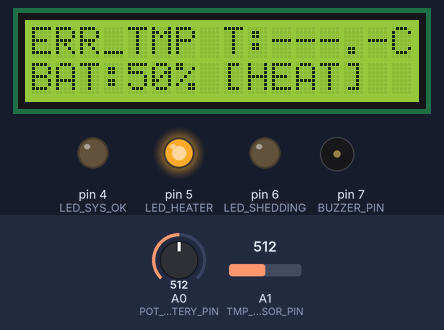
The sketch below on a simulated Arduino Uno, built with avr-gcc and run on an emulated ATmega328P. On the bench: 16×2 character LCD, output pins drawn as LEDs (lit = HIGH), buzzer (waves = sounding). Dashed ring = blinking. The test bench sets the inputs (shaded band); at power-on: A1 (TMP_SENSOR_PIN) = 512, A0 (POT_BATTERY_PIN) = 512.

Above: at 1.89 s.
2.3 s: A1 (TMP_SENSOR_PIN) set to 374
5.3 s: A1 (TMP_SENSOR_PIN) set to 341
At 6.39 s:
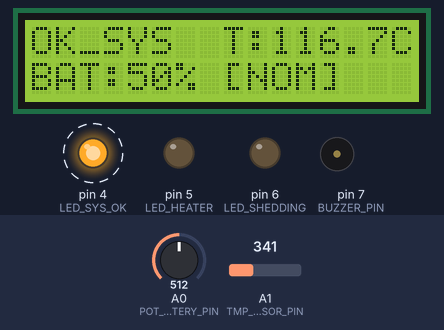
7.6 s: A0 (POT_BATTERY_PIN) set to 407
At 9.4 s:
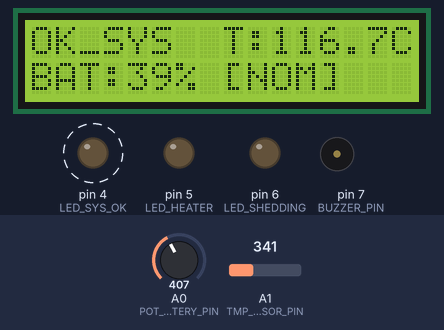
9.6 s: A0 (POT_BATTERY_PIN) set to 387
At 10.39 s:
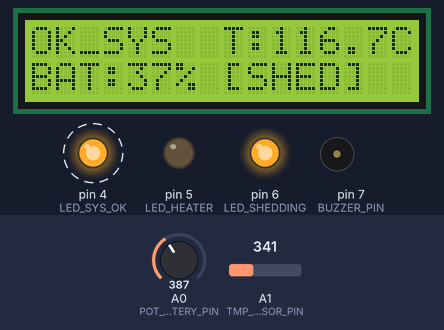
12.1 s: A1 (TMP_SENSOR_PIN) set to 511
At 12.89 s:
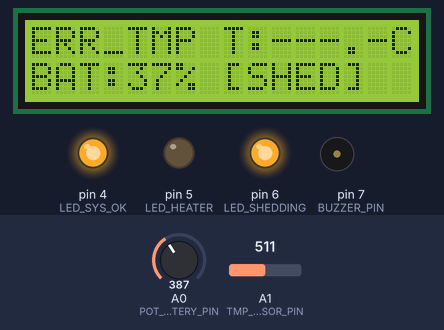
14.6 s: A0 (POT_BATTERY_PIN) set to 511
At 15.39 s:
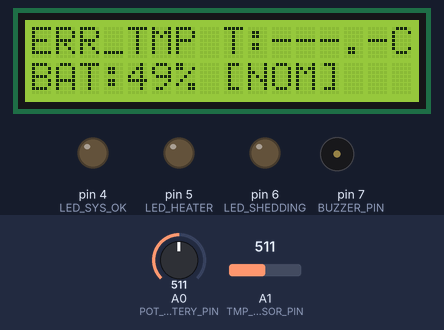
Timing chart, 0 to 18.1 s (numbered marks = the images above; inputs shaded):
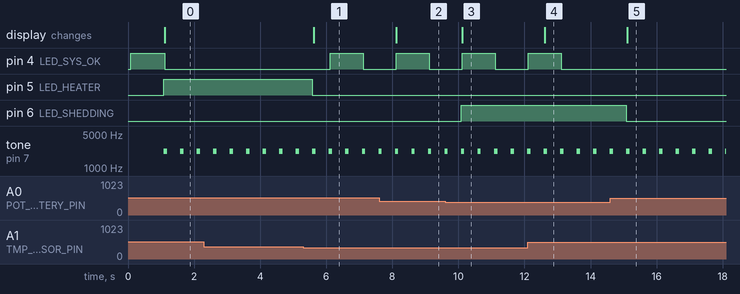

Measured:
- the behaviour switches between 359 and 358 on A1 (TMP_SENSOR_PIN) (found by bisection; images 0 and 1)
- the behaviour switches between 400 and 399 on A0 (POT_BATTERY_PIN) (found by bisection; images 2 and 3)
- after the input at 5.3 s, pin 4 (LED_SYS_OK): LOW → HIGH after 0.81 s, → LOW 1.0 s later; pin 5 (LED_HEATER): HIGH → LOW after 0.28 s; the display: changes after 0.31 s (image 1)
- after the input at 7.6 s, the display: changes after 0.52 s (image 2)
- after the input at 9.6 s, pin 6 (LED_SHEDDING): LOW → HIGH after 0.48 s; the display: changes after 0.52 s (image 3)
- after the input at 12.1 s, pin 4 (LED_SYS_OK): goes on until 13.1 s, then stays LOW; the display: changes after 0.51 s (image 4)
- after the input at 14.6 s, pin 6 (LED_SHEDDING): HIGH → LOW after 0.48 s; the display: changes after 0.51 s (image 5)
- by itself, tone on pin 7 (BUZZER_PIN): alternates 2200 Hz for 0.10 s and silent for 0.40 s

The sketch:

main.ino
```cpp
/**
 * @file MissionCritical_Tinkercad_TMP36.ino
 * @brief Sistema de Missão Crítica adaptado especificamente para o ecossistema Tinkercad.
 * @author Senior Software Engineer
 */

#include <Wire.h>
#include <LiquidCrystal_I2C.h>

// --- Definições de Hardware ---
#define POT_BATTERY_PIN A0
#define TMP_SENSOR_PIN   A1

#define LED_SYS_OK   4
#define LED_HEATER   5
#define LED_SHEDDING 6
#define BUZZER_PIN   7

// --- Constantes de Operação (Ajustadas para o ambiente do Tinkercad) ---
const float TEMP_MIN_SAFE = 30.0;  // Elevado para 30°C para o LED acender no start (TMP36 inicia em 25°C)
const float TEMP_MAX_SAFE = 45.0;
const int VOLT_CRITICAL   = 400;   // Limiar de corte de carga secundária

// --- Controle de Tempo (millis) ---
const unsigned long INTERVAL_SENSOR_READ = 500;
const unsigned long INTERVAL_TELEMETRY   = 500;
const unsigned long INTERVAL_HEARTBEAT   = 1000;

// --- Variáveis de Estado Global ---
float lastValidTemperature = 25.0;
int lastValidVoltageADC = 512;
bool sensorFailureState = false;

unsigned long prevMillisSensor = 0;
unsigned long prevMillisTelemetry = 0;
unsigned long prevMillisHeartbeat = 0;

bool heartbeatState = false;

// Configuração do LCD I2C do Tinkercad: Endereço ALTERADO para 0x20
LiquidCrystal_I2C lcd(0x20, 16, 2);

void setup() {
  // Configuração das Portas de Saída e Entrada
  pinMode(LED_SYS_OK, OUTPUT);
  pinMode(LED_HEATER, OUTPUT);
  pinMode(LED_SHEDDING, OUTPUT);
  pinMode(BUZZER_PIN, OUTPUT);

  pinMode(TMP_SENSOR_PIN, INPUT);
  pinMode(POT_BATTERY_PIN, INPUT);

  // Inicializa barramento I2C
  Wire.begin();

  // Inicialização do LCD padrão Tinkercad
  lcd.init();
  lcd.backlight();
  lcd.clear();
  lcd.setCursor(0, 0);
  lcd.print("TINKER-OS START");

  // Aguarda 1 segundo de forma não-bloqueante para estabilização de tensões
  unsigned long bootTime = millis();
  while(millis() - bootTime < 1000) {
    digitalWrite(LED_SYS_OK, HIGH);
  }
  lcd.clear();
}

void loop() {
  unsigned long currentMillis = millis();

  // -------------------------------------------------------------------------
  // TAREFA 1: ENGENHARIA DE LEITURA DO TMP36
  // -------------------------------------------------------------------------
  if (currentMillis - prevMillisSensor >= INTERVAL_SENSOR_READ) {
    prevMillisSensor = currentMillis;

    int rawTMP = analogRead(TMP_SENSOR_PIN);

    // Failsafe contra desconexão física no simulador (0 ou 1023)
    if (rawTMP <= 2 || rawTMP >= 1021) {
      sensorFailureState = true;
    } else {
      sensorFailureState = false;

      // Conversão matemática precisa para o TMP36 em barramento de 5V
      float voltage = rawTMP * (5.0 / 1023.0);
      float calculatedTemp = (voltage - 0.5) * 100.0;

      // Filtro de validação de limites do sensor
      if (calculatedTemp >= -40.0 && calculatedTemp <= 125.0) {
        lastValidTemperature = calculatedTemp;
      } else {
        sensorFailureState = true;
      }
    }

    // Leitura da telemetria da bateria
    int currentVoltADC = analogRead(POT_BATTERY_PIN);
    if (currentVoltADC >= 0 && currentVoltADC <= 1023) {
      lastValidVoltageADC = currentVoltADC;
    }

    // Executa a inteligência artificial de bordo
    processAutonomousDecisions();
  }

  // -------------------------------------------------------------------------
  // TAREFA 2: ATUALIZAÇÃO DO DISPLAY LOCAL
  // -------------------------------------------------------------------------
  if (currentMillis - prevMillisTelemetry >= INTERVAL_TELEMETRY) {
    prevMillisTelemetry = currentMillis;
    updateLocalTelemetry();
  }

  // -------------------------------------------------------------------------
  // TAREFA 3: SINAL DE VIDA DO PROCESSADOR (Heartbeat)
  // -------------------------------------------------------------------------
  if (currentMillis - prevMillisHeartbeat >= INTERVAL_HEARTBEAT) {
    prevMillisHeartbeat = currentMillis;
    if (!sensorFailureState) {
      heartbeatState = !heartbeatState;
      digitalWrite(LED_SYS_OK, heartbeatState);
    } else {
      digitalWrite(LED_SYS_OK, LOW); // Apaga em caso de falha de hardware
    }
  }
}

/**
 * @brief Gerenciador de Atuadores e Sistemas de Sobrevivência
 */
void processAutonomousDecisions() {
  // Controle de Temperatura (Aquecedor da Bateria)
  if (lastValidTemperature < TEMP_MIN_SAFE) {
    digitalWrite(LED_HEATER, HIGH); // Ativa o aquecedor (LED Vermelho)
  } else {
    digitalWrite(LED_HEATER, LOW);  // Desliga o aquecedor
  }

  // Controle Elétrico (Load Shedding)
  if (lastValidVoltageADC < VOLT_CRITICAL) {
    digitalWrite(LED_SHEDDING, HIGH); // Ativa corte de carga (LED Amarelo)
  } else {
    digitalWrite(LED_SHEDDING, LOW);
  }

  // Alarme de Perigo iminente
  if (lastValidTemperature >= TEMP_MAX_SAFE || sensorFailureState || lastValidVoltageADC < (VOLT_CRITICAL - 100)) {
    tone(BUZZER_PIN, 2200, 100);
  } else {
    noTone(BUZZER_PIN);
  }
}

/**
 * @brief Envio de dados tratados para o barramento do LCD
 */
void updateLocalTelemetry() {
  // Linha 1 do LCD
  lcd.setCursor(0, 0);
  if (sensorFailureState) {
    lcd.print("ERR_TMP T:---.-C");
  } else {
    lcd.print("OK_SYS  T:");
    lcd.print(lastValidTemperature, 1);
    lcd.print("C  ");
  }

  // Linha 2 do LCD
  lcd.setCursor(0, 1);
  lcd.print("BAT:");
  int batPercentage = map(lastValidVoltageADC, 0, 1023, 0, 100);
  lcd.print(batPercentage);
  lcd.print("% ");

  // Estado operacional em string estática
  if (digitalRead(LED_SHEDDING)) {
    lcd.print("[SHED]");
  } else if (digitalRead(LED_HEATER)) {
    lcd.print("[HEAT]");
  } else {
    lcd.print("[NOM] ");
  }
}
```
